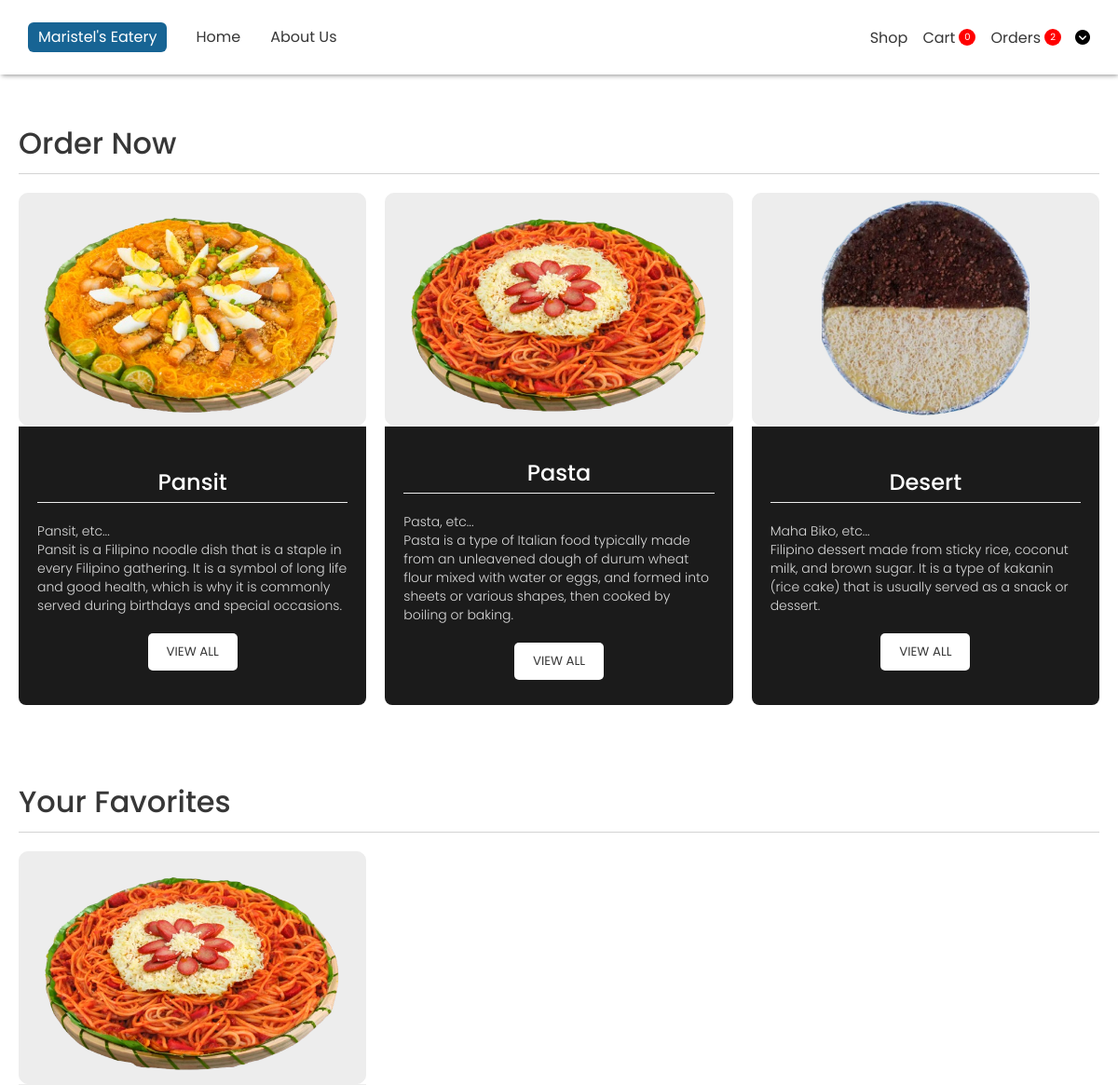
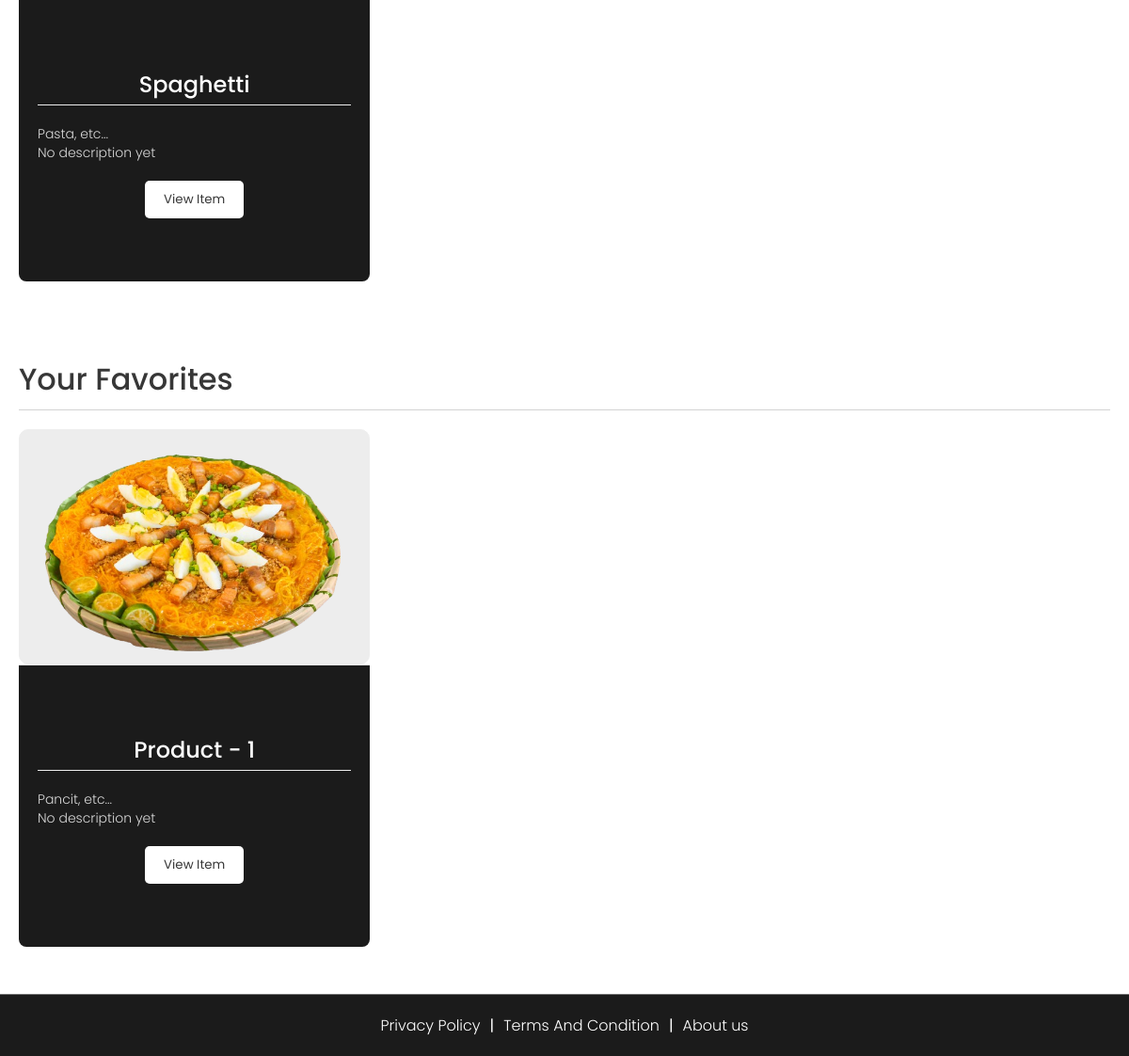
The page /components/Menus.php (signed in) on the database its author committed (2 pictures, top to bottom).
### tables this page shows
CREATE TABLE `tbl_products` (
  `prod_id` int(11) NOT NULL,
  `prod_name` varchar(255) NOT NULL,
  `prod_price_small` int(11) NOT NULL,
  `prod_price_medium` int(11) NOT NULL,
  `prod_price_large` int(11) NOT NULL,
  `prod_description` varchar(255) NOT NULL DEFAULT 'No description yet',
  `prod_type` int(11) NOT NULL,
  `prod_img` varchar(255) NOT NULL
);

CREATE TABLE `tbl_product_type` (
  `prod_type_id` int(11) NOT NULL,
  `prod_type_name` varchar(50) NOT NULL
);

### components/Menus.php (the view, shortened to what this page needs)
<!DOCTYPE html>
<html lang="en">
<head>
    <link rel="stylesheet" href="../styles/general.css">
    <link rel="stylesheet" href="../styles/footer.css">
    <link rel="stylesheet" href="../styles/navbar.css">
    <link rel="stylesheet" href="../styles/products.css">
    <link rel="stylesheet" href="https://cdnjs.cloudflare.com/ajax/libs/font-awesome/6.5.2/css/all.min.css">
</head>
<body>
    <?php include "./navbar.php" ?>
    <main>
        <div class="center">
            <div class="con">
                <div class="header-con">
                    <h1>Order Now</h1>
                </div>
                <div class="container" id="product-container">
                    <div class="con-items">
                        <div class="center grid-container">
                            <div class="content">
                                <div class="grid">
                                    <div class="img-con">
                                        <img src="../assets/products/palabok.png" alt="">
                                    </div>
                                    <div class="details">
                                        <div class="center">
                                            <div class="name">Pansit</div>
                                        </div>
                                        <div class="text">
                                            <div class="title">
                                                Pansit, etc...
                                            </div>
                                            Pansit is a Filipino noodle dish that is a staple in every Filipino gathering. It is a symbol of long life and good health, which is why it is commonly served during birthdays and special occasions.
                                        </div>
                                        <div class="center">
                                            <button class="view-all" data-id="1">VIEW ALL</button>
                                        </div>
                                    </div>
                                </div>
                            </div>
                            <div class="content">
                                <div class="grid">
                                    <div class="img-con">
                                        <img src="../assets/products/prod-1.jpg" alt="">
                                    </div>
                                    <div class="details">
                                        <div class="center">
                                            <div class="name">Pasta</div>
                                        </div>
                                        <div class="text">
                                            <div class="title">
                                                Pasta, etc...
                                            </div>
                                            Pasta is a type of Italian food typically made from an unleavened dough of durum wheat flour mixed with water or eggs, and formed into sheets or various shapes, then cooked by boiling or baking.
                                        </div>
                                        <div class="center">
                                            <button class="view-all" data-id="2">VIEW ALL</button>
                                        </div>
                                    </div>
                                </div>
                            </div>
                            <div class="content">
                                <div class="grid">
                                    <div class="img-con">
                                        <img src="../assets/products/maha-biko.png" alt="">
                                    </div>
                                    <div class="details">
                                        <div class="center">
                                            <div class="name">Desert</div>
                                        </div>
                                        <div class="text">
                                            <div class="title">
                                                Maha Biko, etc...
                                            </div>
                                            Filipino dessert made from sticky rice, coconut milk, and brown sugar. It is a type of kakanin (rice cake) that is usually served as a snack or dessert.
                                        </div>
                                        <div class="center">
                                            <button class="view-all" data-id="3">VIEW ALL</button>
                                        </div>
                                    </div>
                                </div>
                            </div>
                        </div>
                    </div>
                </div>
            </div>
        </div>
        <?php
            if(!empty($_SESSION["user_id"])){
        ?>
            <div class="grid">
                <?php
                    $query = "SELECT tp.*, tpt.prod_type_name, SUM(tc.prod_qnty) AS total_quantity
                                FROM tbl_cart tc
                                INNER JOIN tbl_products tp ON tc.prod_id = tp.prod_id
                                INNER JOIN tbl_product_type tpt ON tp.prod_type = tpt.prod_type_id
                                WHERE tc.account_id = ?
                                GROUP BY tc.prod_id
                                ORDER BY total_quantity DESC, tc.order_date DESC
                                LIMIT 3;";
                    $stmt = $conn->prepare($query);
                    $stmt->bind_param("i", $_SESSION["user_id"]);
                    $stmt->execute();
                    $result = $stmt->get_result();
                    while ($data = $result->fetch_assoc()) {
                ?>
                <div class="center">
                    <div class="con">
                        <div class="header-con">
                            <h1>Your Favorites</h1>
                        </div>
                        <div class="container" id="product-container">
                            <div class="con-items">
                                <div class="center grid-container">
                                    <div class="content">
                                        <div class="grid">
                                            <div class="img-con">
                                                <img src="../assets/products/<?php echo $data["prod_img"] ?>" alt="">
                                            </div>
                                            <div class="details">
                                                <div class="center">
                                                    <div class="name">
                                                        <?php echo $data["prod_name"] ?>
                                                    </div>
                                                </div>
                                                <div class="text">
                                                    <div class="title">
                                                        <?php echo $data["prod_type_name"] ?>, etc...
                                                    </div>
                                                    <?php echo $data["prod_description"] ?>
                                                </div>
                                                <div class="center">
                                                    <button class="view-item" data-item-id="
                                                    <?php echo $data["prod_id"] ?>">View Item</button>
                                                </div>
                                            </div>
                                        </div>
                                    </div>
                                </div>
                            </div>
                        </div>
                    </div>
                </div>
            </div>
        <?php }} ?>
    </main>
    <?php include "./footer.php" ?>
</body>
</html>

### styles/general.css (style rules this page uses)
* { font-family: "Poppins", sans-serif; box-sizing: border-box; margin: 0; transition: 0.3s ease; }
img { height: 100%; width: 100%; object-fit: cover; object-position: center; }
button { cursor: pointer; }

### styles/products.css (style rules this page uses)
body { margin-top: 100px; }
.center, main .center .con .container .con-item .div-button { display: flex; align-items: center; justify-content: center; }
main .con .header-con { padding-bottom: 8px; margin-bottom: 20px; border-bottom: 1px solid lightgray; }
main .con .header-con h1 { font-weight: 500; color: rgb(55, 55, 55); }
main .center .con { max-width: 1200px; width: 100%; padding: 30px 20px; }
main .center .con .img-con { width: 100%; height: 250px; border-radius: 10px; }
main .center .con .img-con img { width: 100%; height: 100%; object-fit: contain; border-radius: 10px; }
.con-items .img-con { height: 300px; cursor: pointer; background-color: rgb(237, 237, 237); }
.details { background: rgb(27, 27, 27); color: white; padding: 10px 20px; border-top: 1px solid rgb(237, 237, 237); margin-bottom: 20px; display: flex; flex-direction: column; justify-content: center; border-bottom-left-radius: 8px; border-bottom-right-radius: 8px; }
.img-con { border: 1px solid rgb(237, 237, 237); position: relative; }
.con-items .grid-container { display: grid; grid-template-columns: repeat(3, 1fr); gap: 20px; }
.center .name { font-size: 24px; font-weight: 500; color: white; padding: 4px; border-bottom: 1px solid rgb(237, 237, 237); width: 100%; text-align: center; }
.text { font-size: 14px; font-weight: 300; color: rgb(218, 218, 218); line-height: 20px; margin: 20px 0; }
.center button { padding: 10px 20px; background-color: white; color: rgb(55, 55, 55); border: none; border-radius: 5px; cursor: pointer; transition: 0.16s ease-in-out; display: flex; gap: 6px; align-items: center; }
.content .details { height: 300px; }

### rows shown on the page
tbl_products: prod_img (picture), prod_name "Spaghetti", tbl_product_type.prod_type_name "Pasta", prod_description "No description yet"
tbl_products: prod_img (picture), prod_name "Product - 1", tbl_product_type.prod_type_name "Pancit", prod_description "No description yet"

### other values the page prints
$data["cartCount"] "0"
$data["CountItems"] "2"
